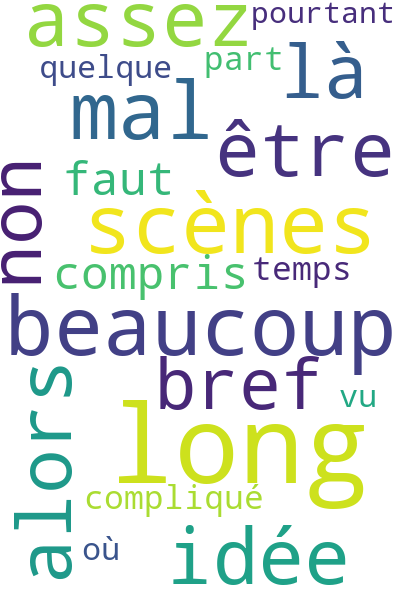
#> input picture movieReview_app/data/wordcloud_20_negative_stopwords_min.png, 400 x 600 px, found by its file name
$ python interface.py
#> lines starting #> are read from the running program, lines starting #| are printed output that depends on the picture
import matplotlib.pyplot as plt

def wordclouds_comparison():

    fig = plt.figure(figsize=(15, 12))
    fig.suptitle("Tokens issus des commentaires en fonction de l'opinion et du nombre de mot du nuage de mots")
    fig.tight_layout()

    ax20_n = plt.subplot(2, 2, 1)
    plt.axis('off')
    WC20_n = plt.imread("movieReview_app/data/wordcloud_20_negative_stopwords_min.png")
#> WC20_n is the input picture: shape (600, 400, 3) float32; mean R, G, B 0.896, 0.919, 0.89
    plt.imshow(WC20_n, interpolation='nearest')
    ax20_n.set_title("20 mots négatifs")

    ax50_n = plt.subplot(2, 2, 2)
    plt.axis('off')
    WC50_n = plt.imread("movieReview_app/data/wordcloud_50_negative_stopwords_min.png")
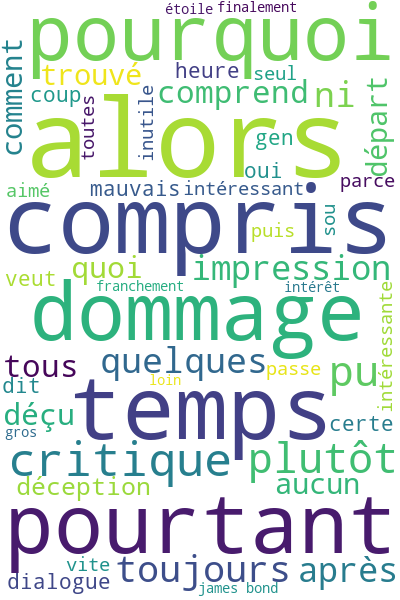
#> input picture movieReview_app/data/wordcloud_50_negative_stopwords_min.png, 400 x 600 px, found by its file name
#> WC50_n is the input picture: shape (600, 400, 3) float32; mean R, G, B 0.849, 0.895, 0.873
    plt.imshow(WC50_n)
    ax50_n.set_title("50 mots négatifs")

    ax20_p = plt.subplot(2, 2, 3)
    plt.axis('off')
    WC20_p = plt.imread("movieReview_app/data/wordcloud_20_positive_stopwords_min.png")
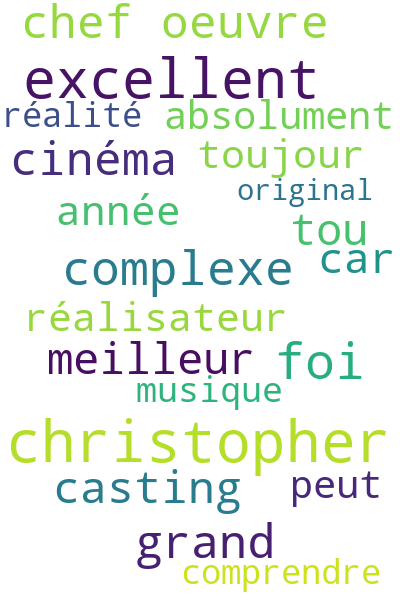
#> input picture movieReview_app/data/wordcloud_20_positive_stopwords_min.png, 400 x 600 px, found by its file name
#> WC20_p is the input picture: shape (600, 400, 3) float32; mean R, G, B 0.925, 0.945, 0.922
    plt.imshow(WC20_p, interpolation='nearest')
    ax20_p.set_title("20 mots positifs")

    ax50_p = plt.subplot(2, 2, 4)
    plt.axis('off')
    WC50_p = plt.imread("movieReview_app/data/wordcloud_50_positive_stopwords_min.png")
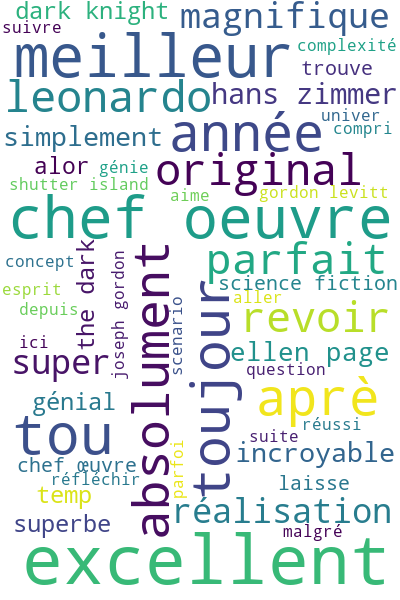
#> input picture movieReview_app/data/wordcloud_50_positive_stopwords_min.png, 400 x 600 px, found by its file name
#> WC50_p is the input picture: shape (600, 400, 3) float32; mean R, G, B 0.874, 0.905, 0.909
    plt.imshow(WC50_p)
    ax50_p.set_title("50 mots positifs")

    plt.show()
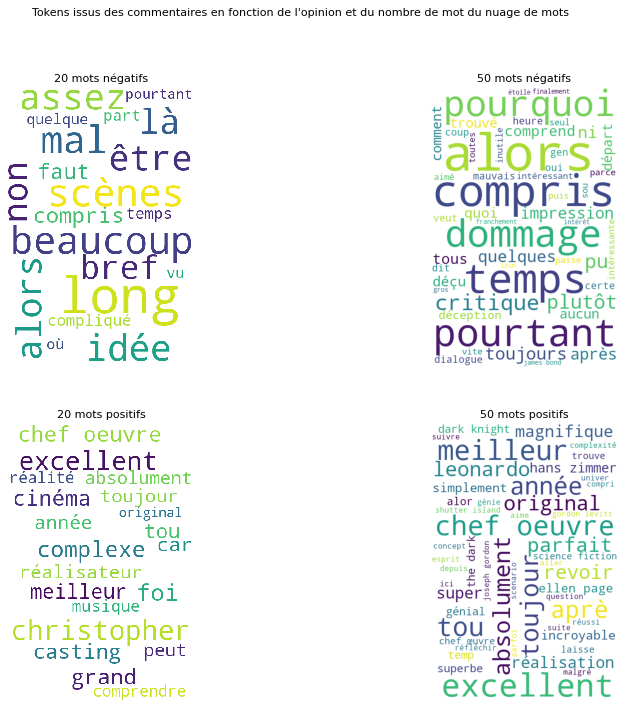
#> figure drawn by matplotlib, 4 panels


if __name__ == "__main__":
    wordclouds_comparison()
